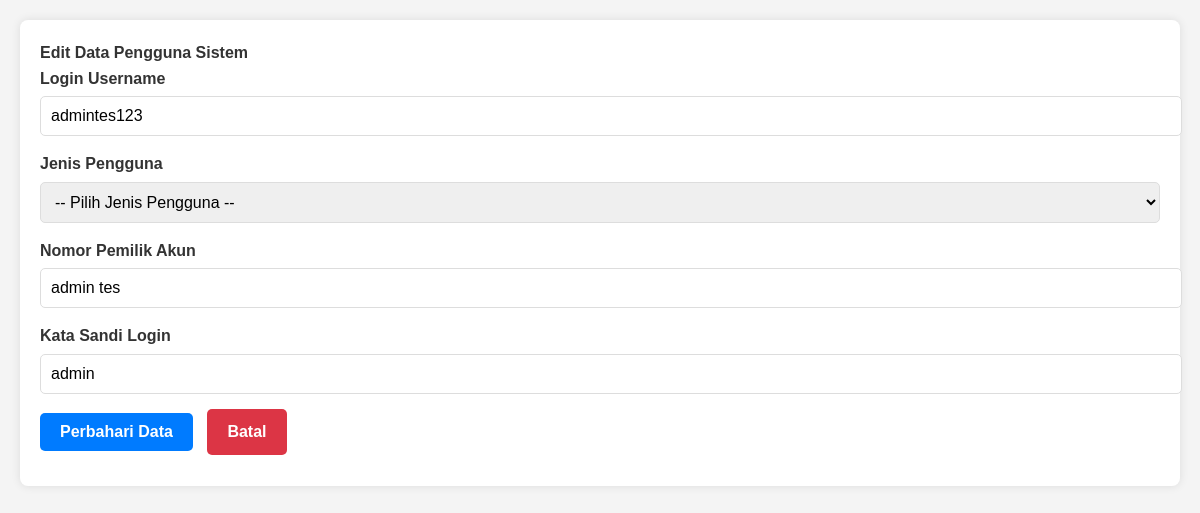
/updatepengguna.php?id=admintes123, run on the app's committed database.
### tables this page shows
CREATE TABLE `pengguna` (
  `usernamelogin` varchar(15) NOT NULL,
  `level_pengguna` varchar(20) NOT NULL,
  `nama_pengguna` varchar(20) NOT NULL,
  `password` varchar(60) NOT NULL
);

### updatepengguna.php (the view, shortened to what this page needs)
<?php
include 'connection.php';
if (isset($_GET['id'])) {
    $usernamelogin = $_GET['id'];
    $sql = "SELECT * FROM pengguna WHERE usernamelogin = :usernamelogin";
    $stmt = $pdo->prepare($sql);
    $stmt->execute(['usernamelogin' => $usernamelogin]);
    $row = $stmt->fetch(PDO::FETCH_ASSOC);
}
?>
<!DOCTYPE html>
<html lang="en">
<head>
    <link rel="stylesheet" href="css/supir.css">
</head>
<body>
    <div class="container">
    <h2>Edit Data Pengguna Sistem</h2>
        <form action="crudpengguna.php" class="formcrud" method="POST">
            <label class="labelform">Login Username</label>
            <input id="updateuname" type="text" class="indataform" name="updateuname" value="<?php echo $row["usernamelogin"];?>">
            <label for="updatelevel" class="labelform">Jenis Pengguna</label>
            <select id="updatelevel" name="updatelevel" class="indataform" required>
                <option value="" disabled selected>-- Pilih Jenis Pengguna --</option>
            </select>
            <label class="labelform">Nomor Pemilik Akun</label>
            <input id="updatenamapengguna" type="text" class="indataform" name="updatenamapengguna" value="<?php echo $row["nama_pengguna"];?>">
            <label class="labelform">Kata Sandi Login</label>
            <input id="updatepassword" type="text" class="indataform" name="updatepassword" value="<?php echo $row["password"];?>">
                <div class="aksiform">
                     <button type="submit" name="update" id="update">Perbahari Data</button>
                     <a href="pengguna.php" class="button-aksi" role="button">Batal</a>
                </div>
        </form>
    </div>
</body>
</html>

### css/supir.css (style rules this page uses)
body, h1, h2, h3, p, table, a, form, input, select, button { margin: 0; padding: 0; border: 0; font-size: 100%; font-family: Arial, sans-serif; }
body { background-color: #f4f4f4; color: #333; line-height: 1.6; padding: 20px; }
.container { max-width: 1200px; margin: 0 auto; background: #fff; padding: 20px; border-radius: 8px; box-shadow: 0 0 10px rgba(0, 0, 0, 0.1); }
form { display: flex; flex-direction: column; }
.labelform { margin-bottom: 5px; font-weight: bold; }
.indataform { margin-bottom: 15px; padding: 10px; border: 1px solid #ddd; border-radius: 5px; font-size: 16px; width: 100%; }
label { margin-bottom: 5px; font-weight: bold; }
input, select, button { margin-bottom: 15px; padding: 10px; border: 1px solid #ddd; border-radius: 5px; font-size: 16px; }
input[type="text"], input[type="number"] { width: 100%; }
select { width: 100%; }
button { display: inline-block; padding: 10px 20px; margin-right: 10px; border-radius: 5px; text-decoration: none; font-weight: bold; color: #fff; background-color: #007bff; border: none; cursor: pointer; transition: background-color 0.3s ease; }
.button-aksi { display: inline-block; padding: 10px 20px; border-radius: 5px; text-decoration: none; font-weight: bold; color: #fff; background-color: #dc3545; transition: background-color 0.3s ease; }

### data on the page
pengguna: updateuname "admintes123", updatenamapengguna "admin tes", updatepassword "admin"
